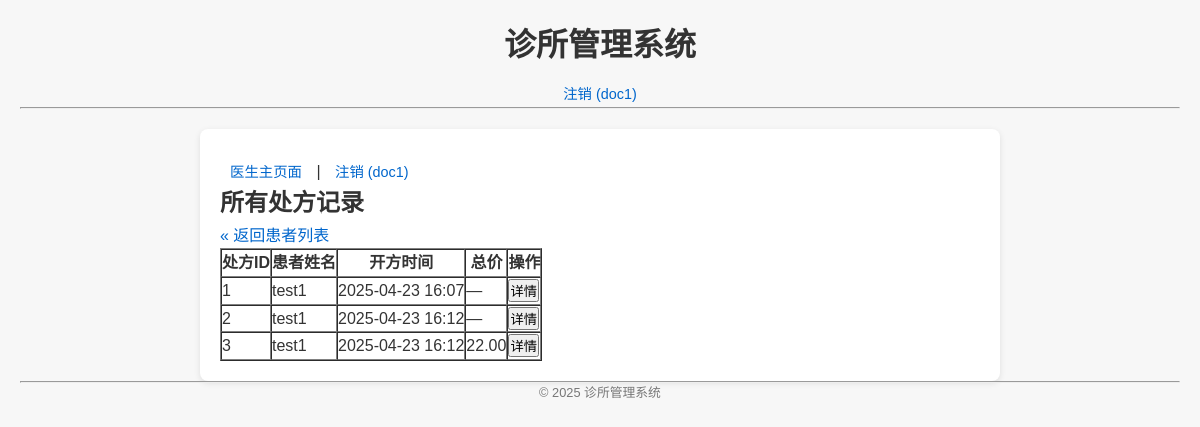
The page /view_all_prescriptions (signed in) on the database its author committed.
### app.py (models this page shows)
class User(db.Model, UserMixin):
    id = db.Column(db.Integer, primary_key=True)
    username = db.Column(db.String(80), unique=True, nullable=False)
    password = db.Column(
        db.String(200), nullable=False
    )  # 可用 werkzeug.security 生成 hash
    role = db.Column(db.String(20), nullable=False)  # doctor/nurse/cashier/inventory

class Prescription(db.Model):
    id = db.Column(db.Integer, primary_key=True)
    patient_id = db.Column(db.Integer, db.ForeignKey("patient.id"), nullable=False)
    prescription_time = db.Column(db.DateTime, nullable=False)
    name = db.Column(db.String(100), nullable=False)
    age = db.Column(db.Integer, nullable=False)
    total_price = db.Column(db.Numeric(10, 2))
    is_paid = db.Column(db.Boolean, nullable=True, default=False)
    patient = db.relationship("Patient", backref=db.backref("prescriptions", lazy=True))

class Patient(db.Model):
    id = db.Column(db.Integer, primary_key=True)
    name = db.Column(db.String(100), nullable=False)
    age = db.Column(db.Integer, nullable=False)
    phone = db.Column(db.String(15), nullable=False)
    id_card = db.Column(db.String(18), unique=True, nullable=False)

### app.py (the view)
@app.route("/view_all_prescriptions")
@login_required
def view_all_prescriptions():
    prescs = Prescription.query.all()
    return render_template("prescriptions.html", prescriptions=prescs, patient=None)

### app.py (called while the page is built)
@login_manager.user_loader
def load_user(user_id):
    return User.query.get(int(user_id))

### templates/prescriptions.html (shortened to what this page needs)
{% extends 'base.html' %}
{% block content %}
<nav>
    {% if current_user.is_authenticated and current_user.role == 'doctor' %}
    <a href="{{ url_for('doctor_page') }}">医生主页面</a> |
    {% endif %}
    <a href="{{ url_for('logout') }}">注销 ({{ current_user.username }})</a>
</nav>
{% if patient %}
<h2>患者：{{ patient.name }} （ID: {{ patient.id }}）的处方</h2>
{% else %}
<h2>所有处方记录</h2>
{% endif %}
<p>
    <a href="{{ url_for('index') }}">« 返回患者列表</a>
</p>
<table border="1" cellpadding="8" cellspacing="0">
    <thead>
        <tr>
            <th>处方ID</th>
            {% if not patient %}<th>患者姓名</th>{% endif %}
            <th>开方时间</th>
            <th>总价</th>
            <th>操作</th>
        </tr>
    </thead>
    <tbody>
        {% for pres in prescriptions %}
        <tr>
            <td>{{ pres.id }}</td>
            {% if not patient %}<td>{{ pres.patient.name }}</td>{% endif %}
            <td>{{ pres.prescription_time.strftime('%Y-%m-%d %H:%M') }}</td>
            <td>{{ pres.total_price or '—' }}</td>
            <td>
                <button class="btn-view-detail" data-id="{{ pres.id }}" type="button">详情</button>
            </td>
        </tr>
        {% endfor %}
    </tbody>
</table>
{% endblock %}

### templates/base.html (shortened to what this page needs)
<!DOCTYPE html>
<html lang="zh-CN">
<head>
    <link rel="stylesheet" href="{{ url_for('static', filename='style.css') }}">
</head>
<body>
    <header>
        <h1>诊所管理系统</h1>
        {% if current_user.is_authenticated %}
        <nav>
            <a href="{{ url_for('logout') }}">注销 ({{ current_user.username }})</a>
        </nav>
        {% endif %}
        <hr>
    </header>
    <main>
        {% block content %}{% endblock %}
    </main>
    <footer>
        <hr>
        <p>&copy; 2025 诊所管理系统</p>
    </footer>
</body>
</html>

### static/style.css (style rules this page uses)
* { margin: 0; padding: 0; box-sizing: border-box; }
body { font-family: Arial, sans-serif; line-height: 1.6; background-color: #f7f7f7; color: #333; padding: 20px; }
a { color: #0066cc; text-decoration: none; }
header, footer { text-align: center; margin-bottom: 20px; }
header h1 { font-size: 2rem; }
main { max-width: 800px; margin: 0 auto; background: #fff; padding: 20px; border-radius: 8px; box-shadow: 0 2px 6px rgba(0, 0, 0, 0.1); }
nav { margin-top: 10px; }
nav a { margin: 0 10px; font-size: 0.9rem; }
footer p { font-size: 0.8rem; color: #777; }

### rows shown on the page
User: username "doc1"
Prescription: id "1", patient.name "test1", prescription_time "2025-04-23 16:07", total_price "—"
Prescription: id "2", patient.name "test1", prescription_time "2025-04-23 16:12", total_price "—"
Prescription: id "3", patient.name "test1", prescription_time "2025-04-23 16:12", total_price "22.00"
